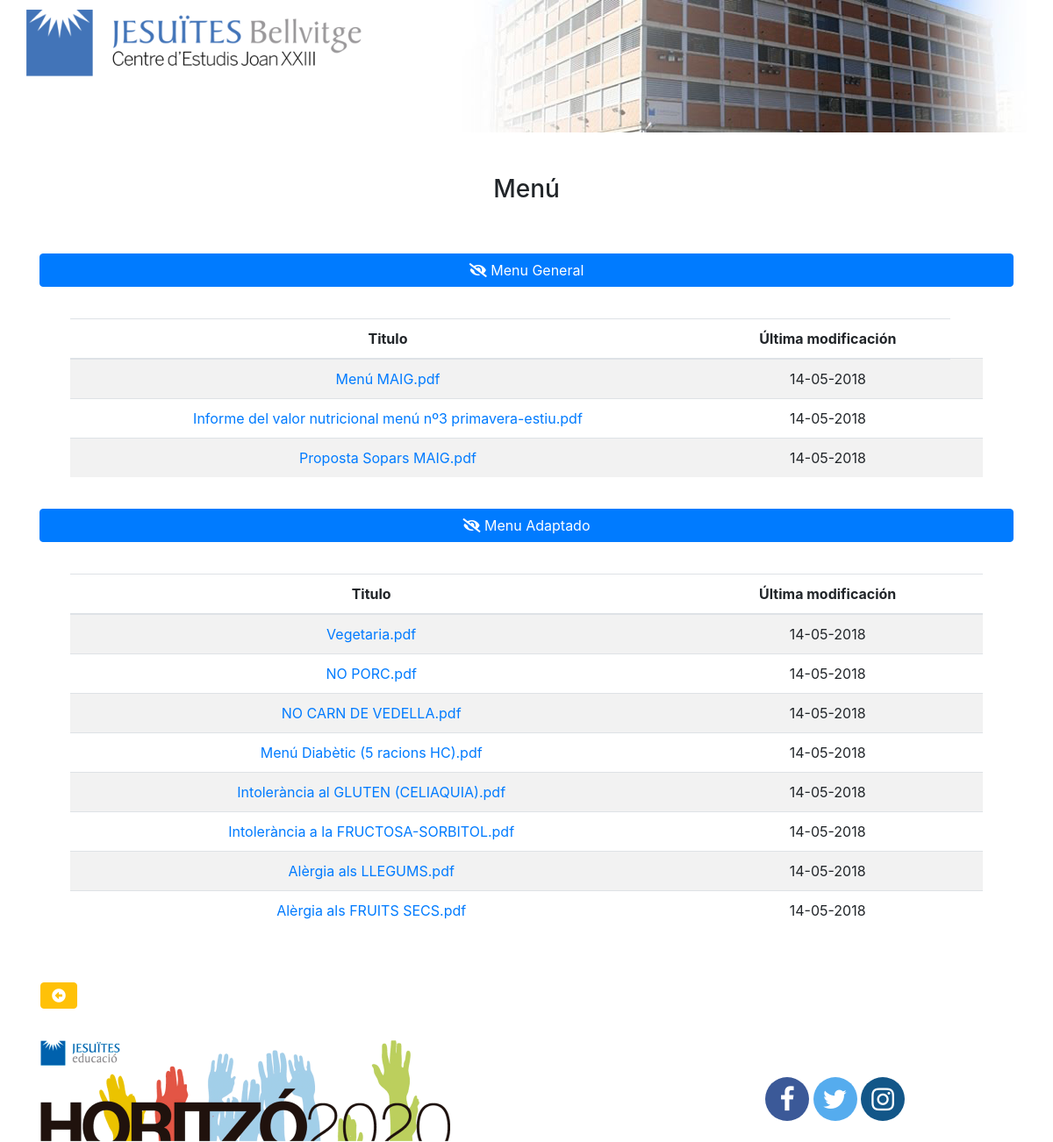
Page /menu.php (signed in) on the committed database.
### tables this page shows
CREATE TABLE `tbl_menu` (
  `id_menu` int(11) NOT NULL,
  `nombre_menu` varchar(100) NOT NULL,
  `tipo_menu` enum('Menu General','Menu Adaptado') NOT NULL,
  `ruta_menu` varchar(300) NOT NULL,
  `fecha_menu` date NOT NULL,
  `id_etapa` int(11) NOT NULL
);

### menu.php (the view, shortened to what this page needs)
<?php
include("conexion.proc.php");
?>
<html lang="es">
<?php
require_once 'foothead/header.php';
?>
<div class="container">
	<br><br>
	<h3>Menú</h3>
	<br></br>
	<?php
	$q = "SELECT * FROM tbl_menu WHERE tipo_menu='Menu General'";
	$tablaMenu = mysqli_query($conexion, $q);
	if (mysqli_num_rows($tablaMenu)>0) {
		?>
		<p>
			<a class="btn btn-primary btn-block" data-toggle="collapse" href="#multiCollapseExample1" role="button" aria-expanded="false" aria-controls="multiCollapseExample1" id="key"><span class="fas fa-eye-slash" id="ojo"></span> Menu General</a>
		</p>
		<div class="col">
			<div class="collapse show" id="multiCollapseExample1">
				<div class="card-body">
					<div class="table-responsive" style="margin: auto;  ">
						<table id="mytable" class="table table-bordred table-striped">
							<thead>
								<tr>
									<th>Titulo</th>
									<th>Última modificación</th>
								</tr>
							</thead>
							<?php
							while ($menu=mysqli_fetch_array($tablaMenu)){
								$nombre_menu=$menu['nombre_menu'];
								$ruta_menu=$menu['ruta_menu'];
								$fecha_menu=$menu['fecha_menu'];
								?>
								<tr>
									<td>
										<a href="<?php echo"$ruta_menu"; ?>" target="_blank"><?php echo $nombre_menu; ?></a>
									</td>
									<td>
										<?php
										$date = new DateTime($fecha_menu);
										echo $date->format('d-m-Y');
										?>
									</td>
									<td>
								</tr>
								<?php
							}
							?>
						</table>
						<?php
					}
					?>
				</div>
			</div>
		</div>
	</div>
	<p>
		<button class="btn btn-primary btn-block" type="button" data-toggle="collapse" data-target="#multiCollapseExample2" aria-expanded="false" aria-controls="multiCollapseExample2"id="key1"><span class="fas fa-eye-slash"id="ojo1"></span> Menu Adaptado</button>
	</p>
	<div class="col">
		<div class="collapse show" id="multiCollapseExample2">
			<div class="card-body">
				<?php
				$w = "SELECT * FROM tbl_menu WHERE tipo_menu='Menu Adaptado'";
				$tablaMenu = mysqli_query($conexion, $w);
				if (mysqli_num_rows($tablaMenu)>0) {
					?>
					<table id="mytable" class="table table-bordred table-striped">
						<thead>
							<tr>
								<th>Titulo</th>
								<th>Última modificación</th>
							</tr>
						</thead>
						<?php
						while ($menu=mysqli_fetch_array($tablaMenu)){
							$nombre_menu=$menu['nombre_menu'];
							$ruta_menu=$menu['ruta_menu'];
							$fecha_menu=$menu['fecha_menu'];
							?>
							<tr>
								<td>
									<a href="<?php echo"$ruta_menu"; ?>" target="_blank"><?php echo $nombre_menu; ?></a>
								</td>
								<td>
									<?php
									$date = new DateTime($fecha_menu);
									echo $date->format('d-m-Y');
									?>
								</td>
							</tr>
							<?php
						}
						?>
					</table>
					<?php
				}
				?>
			</div>
		</div>
	</div>
</div>
<div class="container">
	<div class="row">
		<form method="get" action="home.php">
			<button type="text" class="btn btn-warning mr-3 ml-3" style="color:white"><span class="fas fa-arrow-alt-circle-left"></span></button>
		</form>
</div>
</div>
<?php
require_once 'foothead/footer.php';
?>
</html>

### foothead/header.php (shortened to what this page needs)
<head>
  <link rel="stylesheet" href="https://maxcdn.bootstrapcdn.com/bootstrap/4.0.0/css/bootstrap.min.css">
  <link rel="stylesheet" href="https://use.fontawesome.com/releases/v5.0.10/css/all.css">
  <link rel="stylesheet" href="https://cdnjs.cloudflare.com/ajax/libs/font-awesome/4.7.0/css/font-awesome.min.css">
  <link rel="stylesheet" type="text/css" href="css/footer.css" media="all">
  <link rel="stylesheet" type="text/css" href="css/header.css" media="all">
  <link rel="stylesheet" type="text/css" href="css/contenido.css" media="all">
</head>
<body>
  <section class="container">
  	<header id="masthead" class="site-header--fixed site-header" role="banner">
      <div class="row">
        <div class="col-sm3 img-logo">
          <img src="img/header/logo-fje.png" width="400"/>
        </div>
        <div class="col-sm9 img-cole">
          <img src="img/header/LogoColegio.png">
        </div>
      </div>
    </header>
  </section>

### foothead/footer.php
</body>
<footer>
    <section class="container">
        <div class="row">
            <div class="col-sm8">
                <img src="img/footer/horitzo-2020.png">
            </div>
            <div class="redes-sociales col-sm4">
                <br>
                <h6 class="texto-redes">Segueix-nos/ Síguenos/ Follow us on:</h6>
                <a href="https://www.facebook.com/JesuitesBellvitge" target="_blank" class="fa fa-facebook social"></a>
                <a href="https://twitter.com/hashtag/JEbellvitge" target="_blank" class="fa fa-twitter social"></a>
                <a href="https://www.instagram.com/jesuitesedu/" target="_blank" class="fa fa-instagram social"></a>
            </div>
        </div>
    </section>
</footer>

### css/footer.css (style rules this page uses)
footer { position: absolute; bottom: 0; width: 100%; color: white; }
.redes-sociales { margin-left: 30%; }
.texto-redes { font-size: 12px; }
.social { text-decoration: none !important; }
.fa { padding: 10px; font-size: 30px; width: 50px; text-align: center; text-decoration: none; border-radius: 50%; }
.fa-facebook { background: #3B5998; color: white; }
.fa-twitter { background: #55ACEE; color: white; }
.fa-instagram { background: #125688; color: white; }

### css/header.css (style rules this page uses)
.img-cole { margin-left: 7.6%; }
.img-logo { margin-top: 1%; }

### css/contenido.css (style rules this page uses)
html { min-height: 100%; position: relative; }
body { margin: 0; margin-bottom: 40px; }
td { text-align: center; }
th { text-align: center; }
h3 { text-align: center; }

### rows in the picture
tbl_menu: nombre_menu "Menú MAIG.pdf", fecha_menu "14-05-2018"
tbl_menu: nombre_menu "Informe del valor nutricional menú nº3 primavera-estiu.pdf", fecha_menu "14-05-2018"
tbl_menu: nombre_menu "Proposta Sopars MAIG.pdf", fecha_menu "14-05-2018"
tbl_menu: nombre_menu "Vegetaria.pdf", fecha_menu "14-05-2018"
tbl_menu: nombre_menu "NO PORC.pdf", fecha_menu "14-05-2018"
tbl_menu: nombre_menu "NO CARN DE VEDELLA.pdf", fecha_menu "14-05-2018"
tbl_menu: nombre_menu "Menú Diabètic (5 racions HC).pdf", fecha_menu "14-05-2018"
tbl_menu: nombre_menu "Intolerància al GLUTEN (CELIAQUIA).pdf", fecha_menu "14-05-2018"
tbl_menu: nombre_menu "Intolerància a la FRUCTOSA-SORBITOL.pdf", fecha_menu "14-05-2018"
tbl_menu: nombre_menu "Alèrgia als LLEGUMS.pdf", fecha_menu "14-05-2018"
tbl_menu: nombre_menu "Alèrgia als FRUITS SECS.pdf", fecha_menu "14-05-2018"
